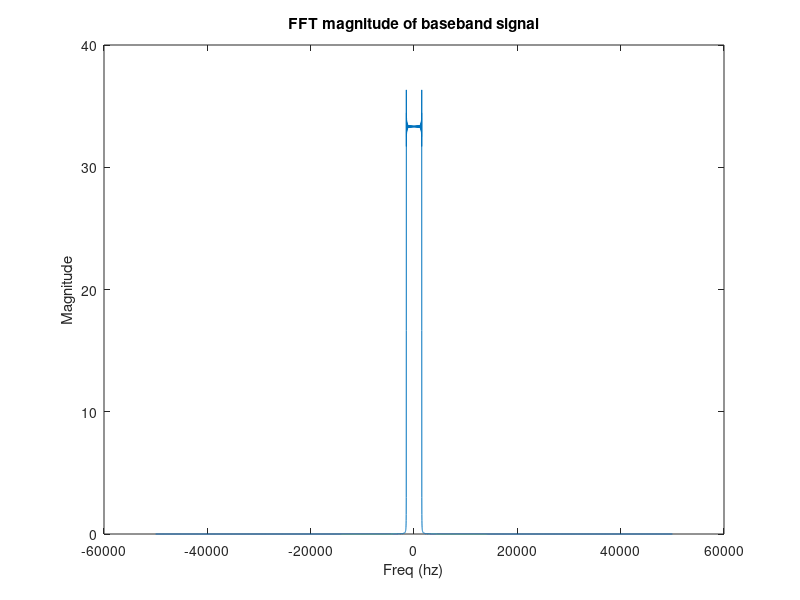
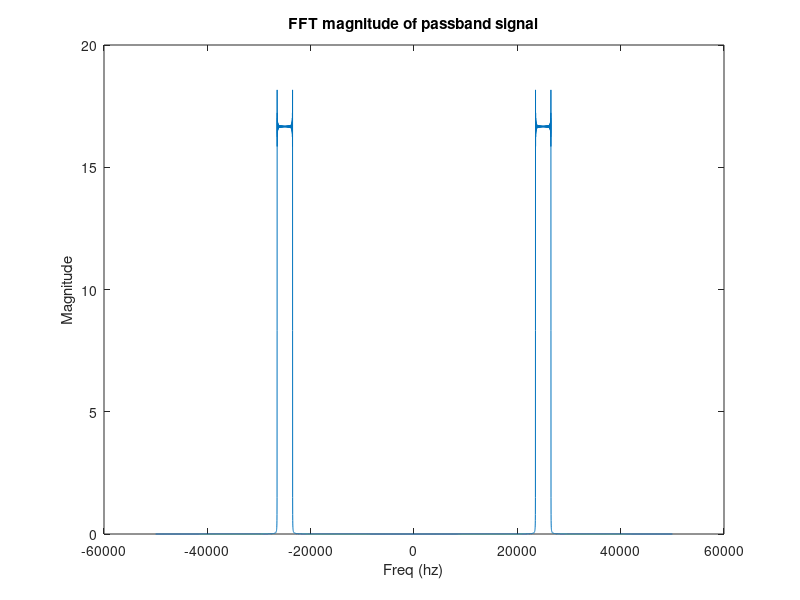
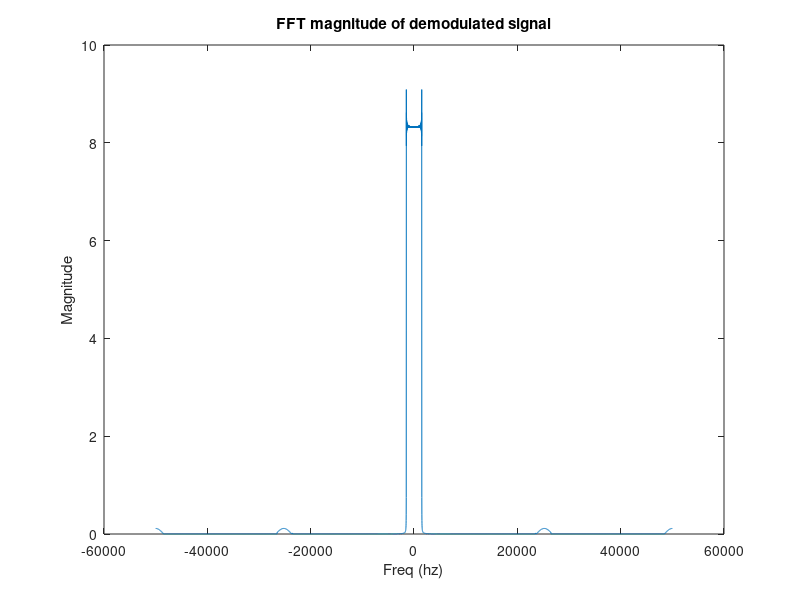

Write the MATLAB code that produced these figures, in order.
% Author: Mark Blair
% 12/15/2024
%% Demodulation via downsampling, the ratio of the sampling frequency to modulation frequency needs to be an integer.
clear;close all;
%% system and signal parameters
fs = 1e5;
fsinc = 3e3;
fcos = 2.5e4;
N = 10000;
w = linspace(-fs/2,fs/2,N);
t = -(N/2)/fs:1/fs:(N/2)/fs-1/fs;
%% modulation
sxs = sinc(fsinc*t);
figure(1)
plot(w,abs(fftshift(fft(sxs,N))))
title('FFT magnitude of baseband signal')
ylabel('Magnitude')
xlabel('Freq (hz)')
sc = cos(2*pi*fcos*t);
smod = sxs.*sc;
figure(2)
plot(w,abs(fftshift(fft(smod,N))))
title('FFT magnitude of passband signal')
ylabel('Magnitude')
xlabel('Freq (hz)')
[n,fo,ao,wo] = firpmord([2500 10000],[1 0],[.001 .01], fs);
lpf = firpm(n,fo,ao,wo);

s_downsampled = zeros(1,N);
s_downsampled(1:4:end) = 1;
zt = smod.*s_downsampled;

ds = filter(lpf,1,zt);
figure(3)
plot(w,abs(fftshift(fft(ds,N))))
title('FFT magnitude of demodulated signal')
ylabel('Magnitude')
xlabel('Freq (hz)')